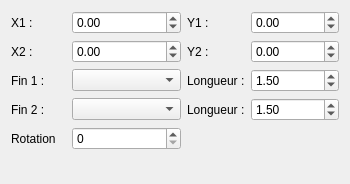
<?xml version="1.0" encoding="UTF-8"?>
<ui version="4.0">
 <class>LineEditor</class>
 <widget class="QWidget" name="LineEditor">
  <property name="geometry">
   <rect>
    <x>0</x>
    <y>0</y>
    <width>350</width>
    <height>184</height>
   </rect>
  </property>
  <property name="windowTitle">
   <string>Form</string>
  </property>
  <layout class="QVBoxLayout" name="m_main_layout">
   <item>
    <layout class="QGridLayout" name="gridLayout">
     <item row="0" column="0">
      <widget class="QLabel" name="label">
       <property name="text">
        <string>X1 :</string>
       </property>
      </widget>
     </item>
     <item row="0" column="1" colspan="2">
      <widget class="QDoubleSpinBox" name="m_x1_sb">
       <property name="minimum">
        <double>-1000000.000000000000000</double>
       </property>
       <property name="maximum">
        <double>1000000.000000000000000</double>
       </property>
      </widget>
     </item>
     <item row="0" column="3">
      <widget class="QLabel" name="label_3">
       <property name="text">
        <string>Y1 :</string>
       </property>
      </widget>
     </item>
     <item row="0" column="4">
      <widget class="QDoubleSpinBox" name="m_y1_sb">
       <property name="minimum">
        <double>-1000000.000000000000000</double>
       </property>
       <property name="maximum">
        <double>1000000.000000000000000</double>
       </property>
      </widget>
     </item>
     <item row="1" column="0">
      <widget class="QLabel" name="label_2">
       <property name="text">
        <string>X2 :</string>
       </property>
      </widget>
     </item>
     <item row="1" column="1" colspan="2">
      <widget class="QDoubleSpinBox" name="m_x2_sb">
       <property name="minimum">
        <double>-1000000.000000000000000</double>
       </property>
       <property name="maximum">
        <double>1000000.000000000000000</double>
       </property>
      </widget>
     </item>
     <item row="1" column="3">
      <widget class="QLabel" name="label_4">
       <property name="text">
        <string>Y2 :</string>
       </property>
      </widget>
     </item>
     <item row="1" column="4">
      <widget class="QDoubleSpinBox" name="m_y2_sb">
       <property name="minimum">
        <double>-1000000.000000000000000</double>
       </property>
       <property name="maximum">
        <double>1000000.000000000000000</double>
       </property>
      </widget>
     </item>
     <item row="2" column="0">
      <widget class="QLabel" name="label_5">
       <property name="text">
        <string>Fin 1 :</string>
       </property>
      </widget>
     </item>
     <item row="2" column="1" colspan="2">
      <widget class="QComboBox" name="m_end1_cb"/>
     </item>
     <item row="2" column="3">
      <widget class="QLabel" name="label_7">
       <property name="text">
        <string>Longueur :</string>
       </property>
      </widget>
     </item>
     <item row="2" column="4">
      <widget class="QDoubleSpinBox" name="m_lenght1_sb">
       <property name="singleStep">
        <double>0.100000000000000</double>
       </property>
       <property name="value">
        <double>1.500000000000000</double>
       </property>
      </widget>
     </item>
     <item row="3" column="0">
      <widget class="QLabel" name="label_6">
       <property name="text">
        <string>Fin 2 :</string>
       </property>
      </widget>
     </item>
     <item row="3" column="1" colspan="2">
      <widget class="QComboBox" name="m_end2_cb"/>
     </item>
     <item row="3" column="3">
      <widget class="QLabel" name="label_8">
       <property name="text">
        <string>Longueur :</string>
       </property>
      </widget>
     </item>
     <item row="3" column="4">
      <widget class="QDoubleSpinBox" name="m_lenght2_sb">
       <property name="singleStep">
        <double>0.100000000000000</double>
       </property>
       <property name="value">
        <double>1.500000000000000</double>
       </property>
      </widget>
     </item>
     <item row="4" column="0">
      <widget class="QLabel" name="label_9">
       <property name="text">
        <string>Rotation</string>
       </property>
       <property name="alignment">
        <set>Qt::AlignLeading|Qt::AlignLeft|Qt::AlignVCenter</set>
       </property>
      </widget>
     </item>
     <item row="4" column="1" colspan="2">
      <widget class="QDoubleSpinBox" name="m_rotation_sb">
       <property name="decimals">
        <number>0</number>
       </property>
       <property name="minimum">
        <double>0.000000000000000</double>
       </property>
       <property name="maximum">
        <double>360.000000000000000</double>
       </property>
      </widget>
     </item>
    </layout>
   </item>
   <item>
    <spacer name="verticalSpacer">
     <property name="orientation">
      <enum>Qt::Vertical</enum>
     </property>
     <property name="sizeHint" stdset="0">
      <size>
       <width>20</width>
       <height>40</height>
      </size>
     </property>
    </spacer>
   </item>
  </layout>
 </widget>
 <resources/>
 <connections/>
</ui>
